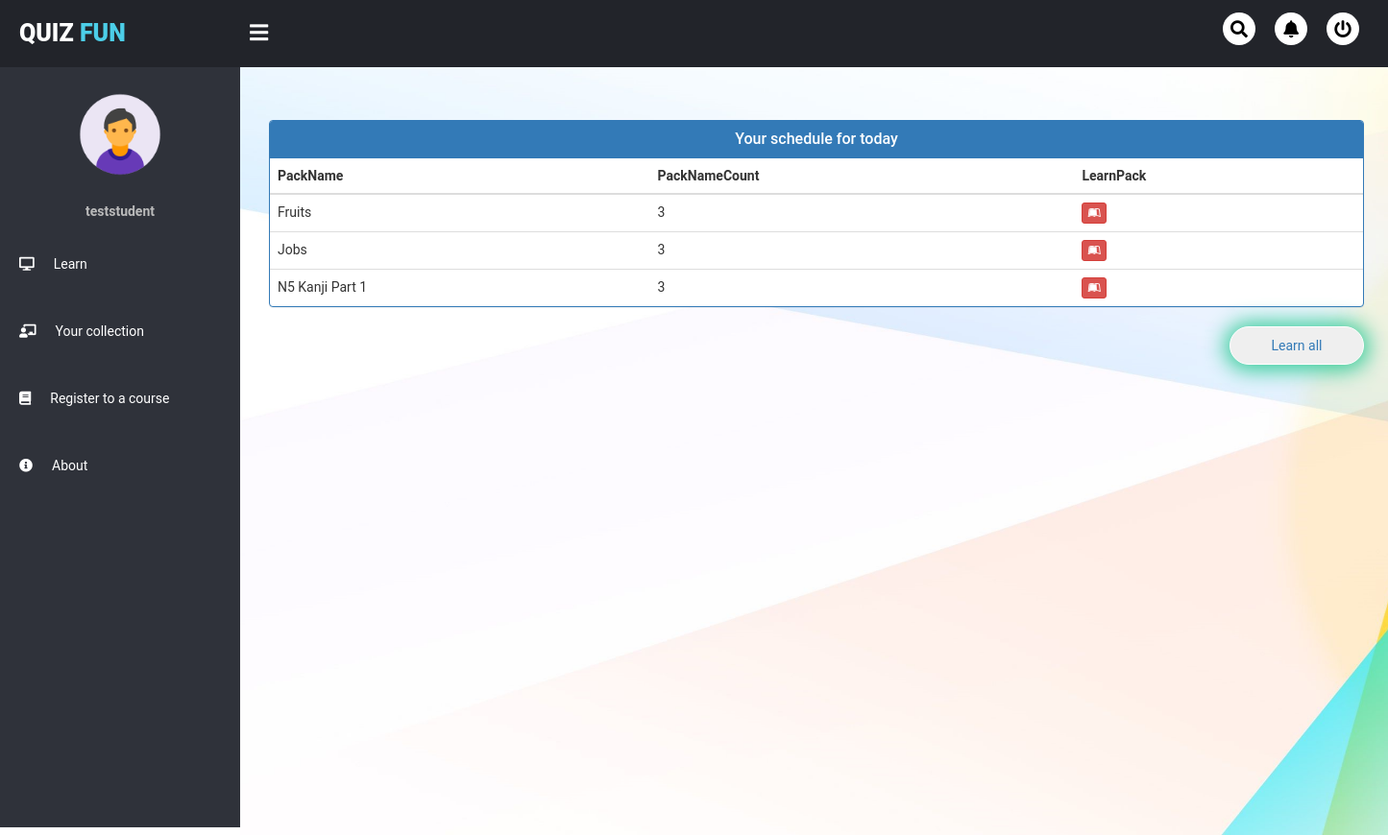
/user/student_dashboard/ (signed in), run on the app's committed database.
### quiz/models.py (models this page shows, shortened)
class QuizPack(models.Model):
    name = models.CharField(max_length = 50, null = False)
    description = models.TextField(null = True)
    category = models.CharField(max_length = 20, null = False)
    registered_user = models.ManyToManyField(User)
    created_date = models.DateTimeField(auto_now=True)

### user/views.py (the view)
# urls.py: path('student_dashboard/', views.student_learn, name = 'student_learn'),
def student_learn(request):
    schedule = QuestionSchedule.objects.filter(user=request.user, scheduled_time__lte=now()).values('question__pack').annotate(scheduled_count=Count('question__pack'), name=F('question__pack__name'), id=F('question__pack__id')).order_by('name')
    return render(request, 'user_pages/learn.html', {'schedule' : schedule})

### user/templates/user_pages/learn.html (shortened to what this page needs)
{% extends 'user_pages/student_dashboard.html' %}
{% block mainContainer %}
<head>
    <link href="//netdna.bootstrapcdn.com/bootstrap/3.0.0/css/bootstrap.min.css" rel="stylesheet" id="bootstrap-css">
  </head>
  <br><br>
  <div class="container">
    <div class="panel panel-primary">
      <div class="panel-heading">
        <h6 class="panel-title">Your schedule for today</h6>
      </div>
      <table class="table table-hover" id="dev-table">
        <thead>
          <tr>
            <th>PackName</th>
            <th>PackNameCount</th>
            <th>LearnPack</th>
          </tr>
        </thead>
        {% if schedule %}
        {% for pack in schedule %}
            <tr>
                <td>{{pack.name}}</td>
                <td>{{pack.scheduled_count}}</td>
                <td><a class="btn btn-danger btn-xs" href="{% url 'learn' pack.id %}"><i class="fab fa-leanpub"></i></a></td>
            </tr>
        {% endfor %}
        {% else %}
        <td>Your schedule is empty for today</td>
        {% endif %}
      </table>
    </div>
    <a href="{% url 'learn' %}" style="float: right;"><button>Learn all</button></a>
  </div>
  <br><br><br><br><br><br>
{% endblock %}

### user/templates/user_pages/user_base.html (shortened to what this page needs)
<!DOCTYPE html>
<html lang="en" dir="ltr">
<head>
    {% load static %}
	<link rel="stylesheet" type="text/css" href="{% static 'css/user_base.css' %}">
	<link rel="stylesheet" type="text/css" href="https://cdnjs.cloudflare.com/ajax/libs/font-awesome/5.15.3/css/all.min.css">
</head>
<body>
	<div class="wrap">
		<header>
			<div class="headerMenu">
				<div class="logo">Quiz <span>Fun</span></div>
				<div class="sidebarButton">
					<i class="fas fa-bars"></i>
				</div>
				<ul>
					<li><a href="#"><i class="fas fa-search"></i></a></li>
					<li><a href="#"><i class="fas fa-bell"></i></a></li>
					<li><a href="{% url 'home' %}"><i class="fas fa-power-off"></i></a></li>
				</ul>
			</div>
		</header>
		<div class="sidebar">
			<div class="sidebarMenu">
				<center class="profile">
					<img src="{% static 'images/avt.png' %}">
					<p>{{user.username}}</p>
				</center>
                {% block sidebarMenu %}{% endblock %}
				<li class="item">
					<a href="#" class="menuButton">
						<i class="fas fa-info-circle"></i><span>About</span>
					</a>
				</li>
			</div>
		</div>
		<div class="mainContainer">
			{% block mainContainer %}
            {% endblock %}
		</div>
	</div>
</body>
</html>

### user/static/css/user_base.css (style rules this page uses)
* { margin: 0px; padding: 0px; list-style: none; text-decoration: none; box-sizing: border-box; font-family: "Roboto", sans-serif; }
body { background: #fff; }
.wrap header { z-index: 1; background: #22242A; position: fixed; width: calc(100% - 0%); height: 70px; display: flex; top: 0; }
.wrap header .headerMenu { width: calc(100% - 0%); height: 100%; display: flex; justify-content: space-between; align-items: center; padding: 0 20px; }
.wrap header .headerMenu .logo { color: #fff; font-size: 25px; text-transform: uppercase; font-weight: 900; }
.wrap header .headerMenu .logo span { color: #4CCEE8; }
.wrap header .headerMenu .sidebarButton { color: #fff; position: absolute; margin-left: 240px; font-size: 22px; font-weight: 900; cursor: pointer; transition: 0.3s; transition-property: color; }
.wrap header .headerMenu ul { display: flex; }
.wrap header .headerMenu ul li a { background: #fff; color: #000; display: block; margin: 0 10px; font-size: 18px; width: 34px; height: 34px; line-height: 35px; text-align: center; border-radius: 50%; transition: 0.3s; transition-property: background, color; }
.wrap .sidebar { z-index: 1; background: #2F323A; position: fixed; top: 70px; width: 250px; height: calc(100% - 9%); transition: 0.3s; transition-property: width; overflow-y: auto; }
.wrap .sidebar .sidebarMenu { overflow: hidden; }
.wrap .sidebar .sidebarMenu .profile img { margin: 20px 0; width: 100px; height: 100px; border-radius: 50%; }
.wrap .sidebar .sidebarMenu .profile p { color: #bbb; font-weight: 700; margin-bottom: 10px; }
.wrap .sidebar .sidebarMenu .item { width: 250px; overflow: hidden; }
.wrap .sidebar .sidebarMenu .item .menuButton { display: block; color: #fff; position: relative; padding: 25px 20px; transition: 0.3s; transition-property: color; }
.wrap .sidebar .sidebarMenu .item .menuButton i { margin-right: 20px; }
.wrap .mainContainer { width: calc(100% - 250px); margin-top: 70px; margin-left: 250px; padding: 15px; background: url('../images/bg.jpg')no-repeat; background-size: cover; height: 100vh; transition: 0.3s; }

### user/templates/user_pages/learn.html (style rules this page uses)
a:link { text-decoration: none; }
h6 { text-align: center; }
button { width: 140px; height: 40px; border-radius: 40px; border: 1px solid white; box-shadow: 0px 1px 22px 5px rgba(51,204,153,1); }

### data on the page
QuizPack: name "Fruits", scheduled_count "3"
QuizPack: name "Jobs", scheduled_count "3"
QuizPack: name "N5 Kanji Part 1", scheduled_count "3"

### other printed values
{{ user.username }} "teststudent"
